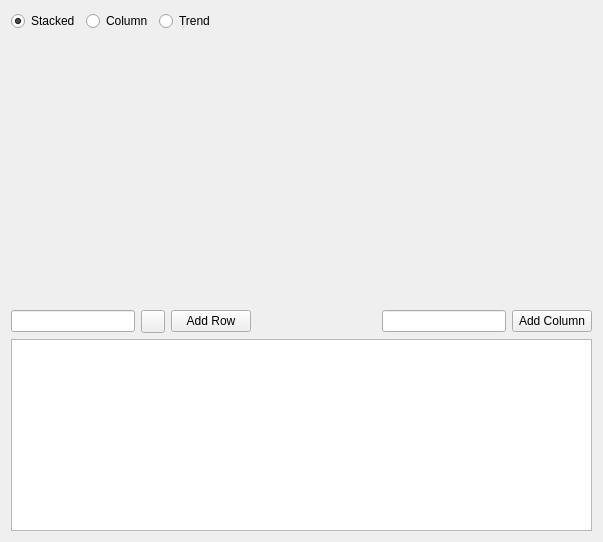
<?xml version="1.0" encoding="UTF-8"?>
<ui version="4.0">
 <class>MainWidget</class>
 <widget class="QWidget" name="MainWidget">
  <property name="geometry">
   <rect>
    <x>0</x>
    <y>0</y>
    <width>603</width>
    <height>542</height>
   </rect>
  </property>
  <property name="windowTitle">
   <string>MainWidget</string>
  </property>
  <layout class="QVBoxLayout" name="verticalLayout">
   <item>
    <layout class="QHBoxLayout" name="horizontalLayout_2">
     <item>
      <widget class="QRadioButton" name="StackedButton">
       <property name="text">
        <string>Stacked</string>
       </property>
       <property name="checked">
        <bool>true</bool>
       </property>
      </widget>
     </item>
     <item>
      <widget class="QRadioButton" name="NearButton">
       <property name="text">
        <string>Column</string>
       </property>
      </widget>
     </item>
     <item>
      <widget class="QRadioButton" name="TrendButton">
       <property name="text">
        <string>Trend</string>
       </property>
      </widget>
     </item>
     <item>
      <spacer name="horizontalSpacer_2">
       <property name="orientation">
        <enum>Qt::Horizontal</enum>
       </property>
       <property name="sizeHint" stdset="0">
        <size>
         <width>40</width>
         <height>20</height>
        </size>
       </property>
      </spacer>
     </item>
    </layout>
   </item>
   <item>
    <layout class="QHBoxLayout" name="horizontalLayout_3">
     <item>
      <widget class="QSint::BarChartPlotter" name="BarPlot" native="true">
       <property name="sizePolicy">
        <sizepolicy hsizetype="MinimumExpanding" vsizetype="Expanding">
         <horstretch>0</horstretch>
         <verstretch>0</verstretch>
        </sizepolicy>
       </property>
      </widget>
     </item>
     <item>
      <widget class="QSint::PieChart" name="PieChart" native="true">
       <property name="sizePolicy">
        <sizepolicy hsizetype="Expanding" vsizetype="Expanding">
         <horstretch>0</horstretch>
         <verstretch>0</verstretch>
        </sizepolicy>
       </property>
      </widget>
     </item>
    </layout>
   </item>
   <item>
    <layout class="QHBoxLayout" name="horizontalLayout">
     <item>
      <widget class="QLineEdit" name="ChannelName"/>
     </item>
     <item>
      <widget class="QSint::ColorButton" name="ChannelColorButton"/>
     </item>
     <item>
      <widget class="QPushButton" name="AddRowButton">
       <property name="text">
        <string>Add Row</string>
       </property>
      </widget>
     </item>
     <item>
      <spacer name="horizontalSpacer">
       <property name="orientation">
        <enum>Qt::Horizontal</enum>
       </property>
       <property name="sizeHint" stdset="0">
        <size>
         <width>40</width>
         <height>20</height>
        </size>
       </property>
      </spacer>
     </item>
     <item>
      <widget class="QLineEdit" name="ColumnName"/>
     </item>
     <item>
      <widget class="QPushButton" name="AddColumnButton">
       <property name="text">
        <string>Add Column</string>
       </property>
      </widget>
     </item>
    </layout>
   </item>
   <item>
    <widget class="QTableView" name="TableWidget">
     <property name="sizePolicy">
      <sizepolicy hsizetype="Expanding" vsizetype="Preferred">
       <horstretch>0</horstretch>
       <verstretch>0</verstretch>
      </sizepolicy>
     </property>
    </widget>
   </item>
  </layout>
 </widget>
 <layoutdefault spacing="6" margin="11"/>
 <customwidgets>
  <customwidget>
   <class>QSint::BarChartPlotter</class>
   <extends>QWidget</extends>
   <header location="global">QSintCharts</header>
   <container>1</container>
  </customwidget>
  <customwidget>
   <class>QSint::ColorButton</class>
   <extends>QToolButton</extends>
   <header>QSintWidgets</header>
  </customwidget>
  <customwidget>
   <class>QSint::PieChart</class>
   <extends>QWidget</extends>
   <header location="global">QSintCharts</header>
   <container>1</container>
  </customwidget>
 </customwidgets>
 <resources/>
 <connections/>
</ui>
